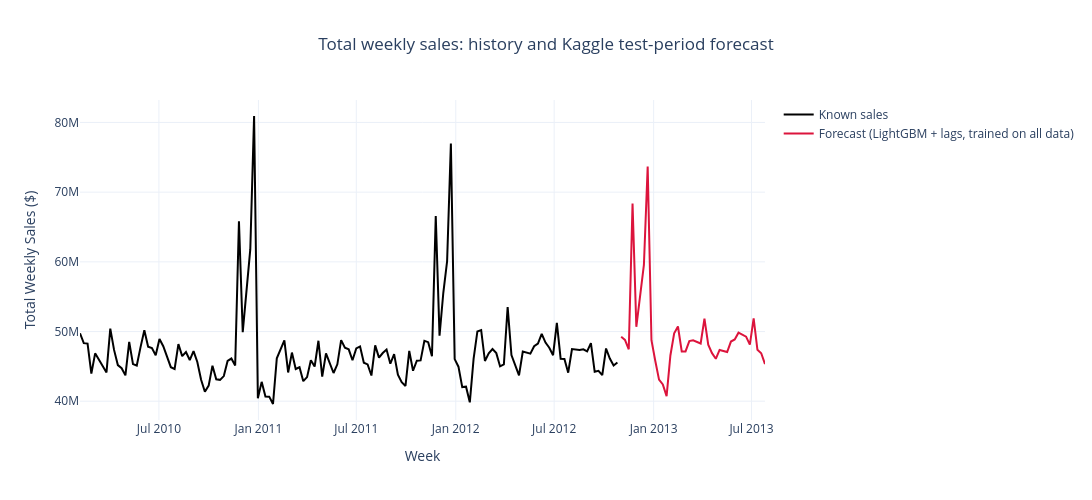

Notebook cell for this chart:
### Code cell
history_weekly = train_df.groupby("Date", as_index=False)["Weekly_Sales"].sum()
forecast_weekly = test_full.groupby("Date", as_index=False)["Weekly_Sales"].sum()

fig = go.Figure()
fig.add_trace(go.Scatter(x=history_weekly["Date"], y=history_weekly["Weekly_Sales"], name="Known sales",
                         line=dict(width=2, color="black")))
fig.add_trace(go.Scatter(x=forecast_weekly["Date"], y=forecast_weekly["Weekly_Sales"],
                         name=f"Forecast ({final_model_name} + lags, trained on all data)",
                         line=dict(width=2, color="crimson")))
fig.update_layout(title="Total weekly sales: history and Kaggle test-period forecast", title_x=0.5,
                  xaxis_title="Week", yaxis_title="Total Weekly Sales ($)",
                  template="plotly_white", hovermode="x unified", width=1100, height=500)
fig.show()

### Figure 1 — Plotly figure (JSON) as saved in the notebook; plotly's stock layout.template omitted (floating-point values rounded to 4 significant figures; data arrays with more than 128 entries replaced by an {"elided": "..."} marker saying what was removed)
{"data": [{"line": {"color": "black", "width": 2}, "name": "Known sales", "type": "scatter", "x": {"elided": "143 str values"}, "y": {"elided": "143 float values"}}, {"line": {"color": "crimson", "width": 2}, "name": "Forecast (LightGBM + lags, trained on all data)", "type": "scatter", "x": ["2012-11-02T00:00:00.000000", "2012-11-09T00:00:00.000000", "2012-11-16T00:00:00.000000", "2012-11-23T00:00:00.000000", "2012-11-30T00:00:00.000000", "2012-12-07T00:00:00.000000", "2012-12-14T00:00:00.000000", "2012-12-21T00:00:00.000000", "2012-12-28T00:00:00.000000", "2013-01-04T00:00:00.000000", "2013-01-11T00:00:00.000000", "2013-01-18T00:00:00.000000", "2013-01-25T00:00:00.000000", "2013-02-01T00:00:00.000000", "2013-02-08T00:00:00.000000", "2013-02-15T00:00:00.000000", "2013-02-22T00:00:00.000000", "2013-03-01T00:00:00.000000", "2013-03-08T00:00:00.000000", "2013-03-15T00:00:00.000000", "2013-03-22T00:00:00.000000", "2013-03-29T00:00:00.000000", "2013-04-05T00:00:00.000000", "2013-04-12T00:00:00.000000", "2013-04-19T00:00:00.000000", "2013-04-26T00:00:00.000000", "2013-05-03T00:00:00.000000", "2013-05-10T00:00:00.000000", "2013-05-17T00:00:00.000000", "2013-05-24T00:00:00.000000", "2013-05-31T00:00:00.000000", "2013-06-07T00:00:00.000000", "2013-06-14T00:00:00.000000", "2013-06-21T00:00:00.000000", "2013-06-28T00:00:00.000000", "2013-07-05T00:00:00.000000", "2013-07-12T00:00:00.000000", "2013-07-19T00:00:00.000000", "2013-07-26T00:00:00.000000"], "y": [49240000.0, 48810000.0, 47450000.0, 68360000.0, 50670000.0, 55440000.0, 59550000.0, 73680000.0, 48750000.0, 45810000.0, 43090000.0, 42410000.0, 40730000.0, 46560000.0, 49740000.0, 50720000.0, 47140000.0, 47140000.0, 48620000.0, 48730000.0, 48460000.0, 48280000.0, 51840000.0, 48110000.0, 46900000.0, 46090000.0, 47360000.0, 47220000.0, 47060000.0, 48560000.0, 48860000.0, 49830000.0, 49570000.0, 49260000.0, 48120000.0, 51900000.0, 47370000.0, 46890000.0, 45330000.0]}], "layout": {"height": 500, "hovermode": "x unified", "title": {"text": "Total weekly sales: history and Kaggle test-period forecast", "x": 0.5}, "width": 1100, "xaxis": {"title": {"text": "Week"}}, "yaxis": {"title": {"text": "Total Weekly Sales ($)"}}}}
